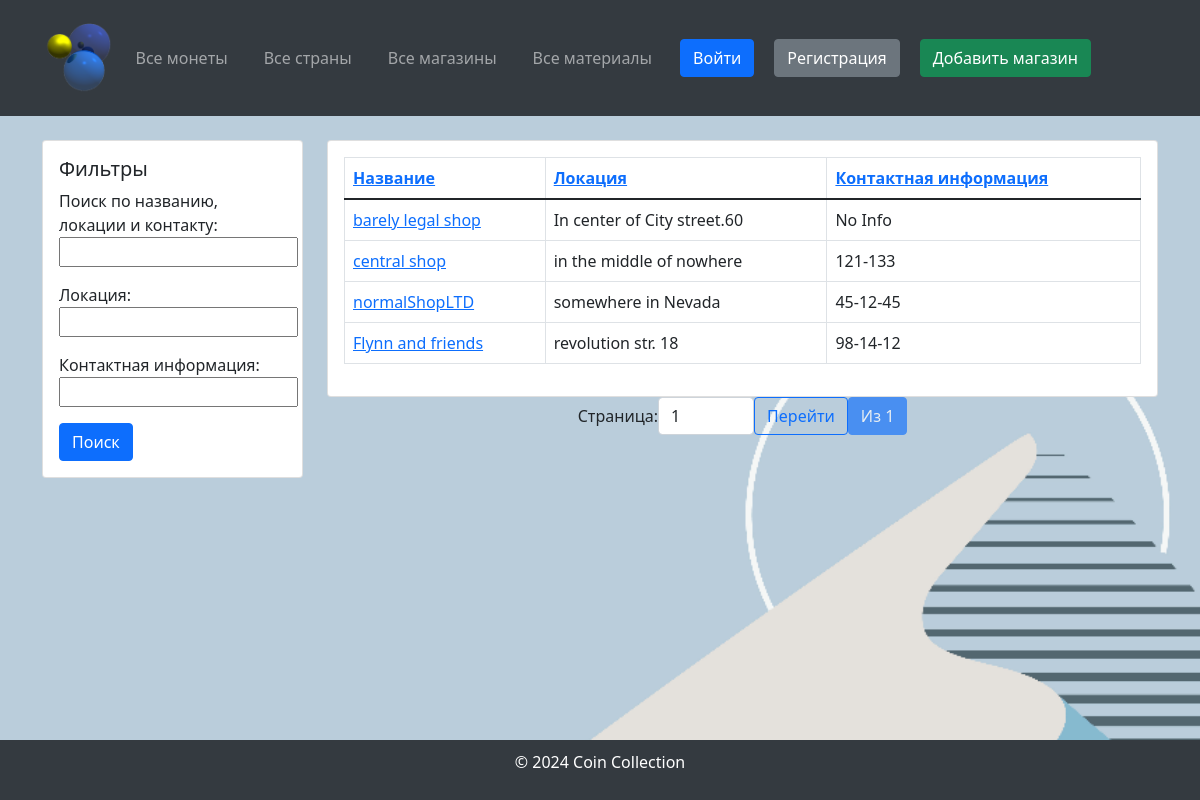
The page /shops/ on the database its author committed.
### coindb/models.py (models this page shows, shortened)
class Shop(models.Model):
    name = models.CharField(max_length=255, verbose_name="Shop Name")
    location = models.CharField(max_length=255, verbose_name="Shop Location")
    contact_info = models.CharField(max_length=255, verbose_name="Contact Info", default="No Info")
    class Meta:
        verbose_name = "Shop"
        verbose_name_plural = "Shops"

### coindb/views.py (the view)
# urls.py: path('shops/', views.ShopListView.as_view(), name='shop_list'),
class ShopListView(ListView):
    model = Shop
    template_name = 'shop/shop_list.html'
    context_object_name = 'shops'
    filterset_class = ShopFilterSet
    paginate_by = 10
    def get_queryset(self):
        queryset = super().get_queryset()
        shop_filter = ShopFilterSet(self.request.GET, queryset=queryset)
        queryset = shop_filter.qs
        return queryset
    def get_context_data(self, **kwargs):
        context = super().get_context_data(**kwargs)
        queryset = self.get_queryset()
        paginator = Paginator(queryset, self.paginate_by)
        page_number = self.request.GET.get('page')
        page_obj = paginator.get_page(page_number)
        context['page_obj'] = page_obj
        context['filter'] = ShopFilterSet(self.request.GET, queryset=queryset)
        return context

### templates/shop/shop_list.html (shortened to what this page needs)
{% extends 'base.html' %}
{% block sidebar %}
    <div class="col-md-12 mb-4">
        <div class="card">
            <div class="card-body">
                <form method="get">
                    <h5 class="card-title">Фильтры</h5>
                    {{ filter.form.as_p }}
                    <button type="submit" class="btn btn-primary">Поиск</button>
                </form>
            </div>
        </div>
    </div>
{% endblock %}
{% block content %}
    <div class="card">
        <div class="card-body">
            <table class="table table-bordered">
                <thead>
                <tr>
                    <th>
                        <a href="?sort=name{% if request.GET.sort == 'name' and request.GET.order != 'desc' %}&order=desc{% endif %}">
                            Название
                        </a>
                    </th>
                    <th>
                        <a href="?sort=location{% if request.GET.sort == 'location' and request.GET.order != 'desc' %}&order=desc{% endif %}">
                            Локация
                        </a>
                    </th>
                    <th>
                        <a href="?sort=contact_info{% if request.GET.sort == 'contact_info' and request.GET.order != 'desc' %}&order=desc{% endif %}">
                            Контактная информация
                        </a>
                    </th>
                </tr>
                </thead>
                <tbody>
                {% for shop in shops %}
                    <tr>
                        <td><a href="{% url 'shop_detail' shop.id %}">{{ shop.name }}</a></td>
                        <td>{{ shop.location }}</td>
                        <td>{{ shop.contact_info }}</td>
                    </tr>
                {% empty %}
                    <tr>
                        <td colspan="3" class="text-center">Магазины не найдены</td>
                    </tr>
                {% endfor %}
                </tbody>
            </table>
        </div>
    </div>
    <div class="pagination justify-content-center">
        <form method="get" class="d-inline-flex align-items-center">
            <label for="page-input" class="mr-2">Страница:</label>
            <input type="number" id="page-input" name="page" value="{{ page_obj.number }}" min="1"
                   max="{{ page_obj.paginator.num_pages }}" class="form-control w-auto" style="width: 80px;">
            <button type="submit" class="btn btn-outline-primary ml-2">Перейти</button>
        </form>
        <span class="btn btn-primary disabled ml-2">Из {{ page_obj.paginator.num_pages }}</span>
    </div>
{% endblock %}

### templates/base.html (style rules this page uses)
body, html { display: flex; flex-direction: column; min-height: 100vh; margin: 0; }
body { background-image: url("/media/background.png"); background-size: cover; background-repeat: no-repeat; background-position: center; }

### rows shown on the page
Shop: name "barely legal shop", location "In center of City street.60", contact_info "No Info"
Shop: name "central shop", location "in the middle of nowhere", contact_info "121-133"
Shop: name "normalShopLTD", location "somewhere in Nevada", contact_info "45-12-45"
Shop: name "Flynn and friends", location "revolution str. 18", contact_info "98-14-12"

### other values the page prints
{{ page_obj.paginator.num_pages }} "1"
